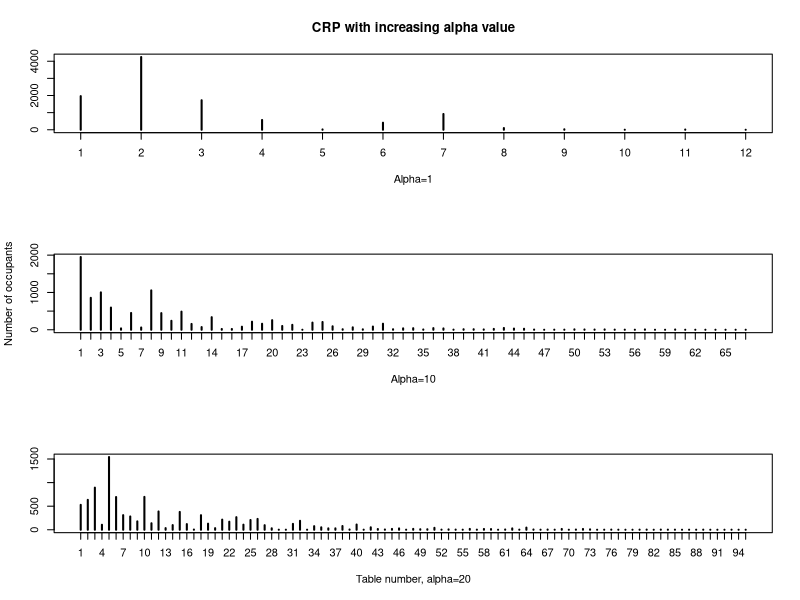

Here is the R script that generated this plot:
crp = function(num.customers, alpha) {
  table <- c(1)
  next.table <- 2
  for (i in 1:(num.customers-1)) {
    if (runif(1,0,1) < alpha / (alpha + i)) {
      # Add a new ball color.
      table <- c(table, next.table)
      next.table <- next.table+1
    } else {
      # Pick out a ball from the urn, and add back a
      # ball of the same color.
      select.table <- table[sample(1:length(table), 1)]
      table <- c(table, select.table)
    }
  }
  table
}

par(mfrow=c(3,1))
plot(
  table(crp(10000, 1))
 , xlab="Alpha=1", ylab='', main='CRP with increasing alpha value'
)
plot(
  table(crp(10000, 10))
  , ylab="Number of occupants", xlab="Alpha=10", cex.names=2
)
plot(
  table(crp(10000, 20))
  ,xlab="Table number, alpha=20", ylab=''
)
